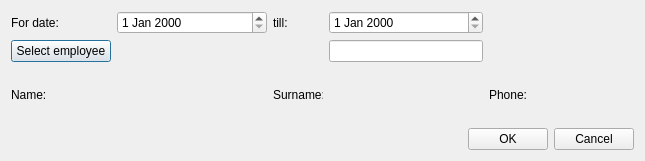
<?xml version="1.0" encoding="UTF-8"?>
<ui version="4.0">
 <class>GenerateAgentReport</class>
 <widget class="QDialog" name="GenerateAgentReport">
  <property name="geometry">
   <rect>
    <x>0</x>
    <y>0</y>
    <width>645</width>
    <height>161</height>
   </rect>
  </property>
  <property name="windowTitle">
   <string>Generate agent</string>
  </property>
  <property name="locale">
   <locale language="English" country="UnitedStates"/>
  </property>
  <property name="modal">
   <bool>false</bool>
  </property>
  <layout class="QGridLayout" name="gridLayout">
   <property name="leftMargin">
    <number>11</number>
   </property>
   <property name="topMargin">
    <number>11</number>
   </property>
   <property name="rightMargin">
    <number>11</number>
   </property>
   <property name="bottomMargin">
    <number>11</number>
   </property>
   <item row="1" column="1">
    <widget class="QPushButton" name="empButton">
     <property name="minimumSize">
      <size>
       <width>100</width>
       <height>0</height>
      </size>
     </property>
     <property name="text">
      <string>Select employee</string>
     </property>
    </widget>
   </item>
   <item row="0" column="1">
    <widget class="QLabel" name="forLb">
     <property name="text">
      <string>For date:</string>
     </property>
    </widget>
   </item>
   <item row="2" column="3">
    <widget class="QLabel" name="empSurnameLb">
     <property name="minimumSize">
      <size>
       <width>50</width>
       <height>0</height>
      </size>
     </property>
     <property name="maximumSize">
      <size>
       <width>50</width>
       <height>16777215</height>
      </size>
     </property>
     <property name="text">
      <string>Surname:</string>
     </property>
    </widget>
   </item>
   <item row="2" column="4">
    <widget class="QLabel" name="empSurnamePh">
     <property name="minimumSize">
      <size>
       <width>100</width>
       <height>0</height>
      </size>
     </property>
     <property name="font">
      <font>
       <family>Times New Roman</family>
       <pointsize>12</pointsize>
       <weight>75</weight>
       <italic>true</italic>
       <bold>true</bold>
      </font>
     </property>
     <property name="text">
      <string/>
     </property>
    </widget>
   </item>
   <item row="2" column="5">
    <widget class="QLabel" name="empPhoneLb">
     <property name="text">
      <string>Phone:</string>
     </property>
    </widget>
   </item>
   <item row="2" column="1">
    <widget class="QLabel" name="empNameLb">
     <property name="minimumSize">
      <size>
       <width>50</width>
       <height>0</height>
      </size>
     </property>
     <property name="maximumSize">
      <size>
       <width>50</width>
       <height>16777215</height>
      </size>
     </property>
     <property name="text">
      <string>Name:</string>
     </property>
    </widget>
   </item>
   <item row="2" column="2">
    <widget class="QLabel" name="empNamePh">
     <property name="minimumSize">
      <size>
       <width>100</width>
       <height>0</height>
      </size>
     </property>
     <property name="font">
      <font>
       <family>Times New Roman</family>
       <pointsize>12</pointsize>
       <weight>75</weight>
       <italic>true</italic>
       <bold>true</bold>
      </font>
     </property>
     <property name="text">
      <string/>
     </property>
    </widget>
   </item>
   <item row="2" column="6">
    <widget class="QLabel" name="empPhonePh">
     <property name="minimumSize">
      <size>
       <width>100</width>
       <height>0</height>
      </size>
     </property>
     <property name="font">
      <font>
       <family>Times New Roman</family>
       <pointsize>12</pointsize>
       <weight>75</weight>
       <italic>true</italic>
       <bold>true</bold>
      </font>
     </property>
     <property name="text">
      <string/>
     </property>
    </widget>
   </item>
   <item row="4" column="1" colspan="6">
    <layout class="QHBoxLayout" name="horizontalLayout">
     <item>
      <spacer name="horizontalSpacer">
       <property name="orientation">
        <enum>Qt::Horizontal</enum>
       </property>
       <property name="sizeHint" stdset="0">
        <size>
         <width>40</width>
         <height>20</height>
        </size>
       </property>
      </spacer>
     </item>
     <item>
      <widget class="QPushButton" name="okBtn">
       <property name="text">
        <string>OK</string>
       </property>
      </widget>
     </item>
     <item>
      <widget class="QPushButton" name="cancelBtn">
       <property name="text">
        <string>Cancel</string>
       </property>
      </widget>
     </item>
    </layout>
   </item>
   <item row="1" column="4">
    <widget class="QLineEdit" name="employeeEdit">
     <property name="readOnly">
      <bool>true</bool>
     </property>
    </widget>
   </item>
   <item row="0" column="2">
    <widget class="QDateEdit" name="fromDateEdit">
     <property name="minimumSize">
      <size>
       <width>150</width>
       <height>0</height>
      </size>
     </property>
    </widget>
   </item>
   <item row="0" column="3">
    <widget class="QLabel" name="label">
     <property name="text">
      <string>till:</string>
     </property>
    </widget>
   </item>
   <item row="0" column="4">
    <widget class="QDateEdit" name="tillDateEdit"/>
   </item>
  </layout>
 </widget>
 <tabstops>
  <tabstop>okBtn</tabstop>
  <tabstop>cancelBtn</tabstop>
 </tabstops>
 <resources/>
 <connections/>
</ui>
